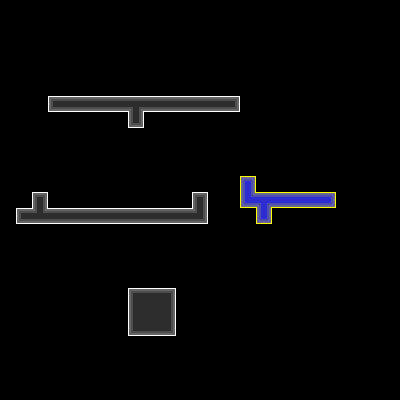

This game map was drawn from its Tiled (.tmx) file and the tilesets committed beside it. A one-line description and the full map source follow:
An orthogonal 25x25 tile map with 16x16 px tiles, 1 tile layer (Ground), 3 tilesets and 3 objects (2x EnemyEntity, PlayerEntity).

<map version="1.2" tiledversion="1.2.4" orientation="orthogonal" renderorder="right-down" width="25" height="25" tilewidth="16" tileheight="16" infinite="0" nextlayerid="6" nextobjectid="10">
 <tileset firstgid="1" source="WallTilesetSprite.tsx" />
 <tileset firstgid="49" source="Entities.tsx" />
 <tileset firstgid="51" source="WallTileset2Sprite.tsx" />
 <layer id="2" name="Ground" width="25" height="25">
  <data encoding="csv">
0,0,0,0,0,0,0,0,0,0,0,0,0,0,0,0,0,0,0,0,0,0,0,0,0,
0,0,0,0,0,0,0,0,0,0,0,0,0,0,0,0,0,0,0,0,0,0,0,0,0,
0,0,0,0,0,0,0,0,0,0,0,0,0,0,0,0,0,0,0,0,0,0,0,0,0,
0,0,0,0,0,0,0,0,0,0,0,0,0,0,0,0,0,0,0,0,0,0,0,0,0,
0,0,0,0,0,0,0,0,0,0,0,0,0,0,0,0,0,0,0,0,0,0,0,0,0,
0,0,0,0,0,0,0,0,0,0,0,0,0,0,0,0,0,0,0,0,0,0,0,0,0,
0,0,0,2,47,47,47,47,14,47,47,47,47,47,4,0,0,0,0,0,0,0,0,0,0,
0,0,0,0,0,0,0,0,1,0,0,0,0,0,0,0,0,0,0,0,0,0,0,0,0,
0,0,0,0,0,0,0,0,0,0,0,0,0,0,0,0,0,0,0,0,0,0,0,0,0,
0,0,0,0,0,0,0,0,0,0,0,0,0,0,0,0,0,0,0,0,0,0,0,0,0,
0,0,0,0,0,0,0,0,0,0,0,0,0,0,0,0,0,0,0,0,0,0,0,0,0,
0,0,0,0,0,0,0,0,0,0,0,0,0,0,0,53,0,0,0,0,0,0,0,0,0,
0,0,3,0,0,0,0,0,0,0,0,0,3,0,0,55,64,97,97,97,54,0,0,0,0,
0,2,16,47,47,47,47,47,47,47,47,47,8,0,0,0,51,0,0,0,0,0,0,0,0,
0,0,0,0,0,0,0,0,0,0,0,0,0,0,0,0,0,0,0,0,0,0,0,0,0,
0,0,0,0,0,0,0,0,0,0,0,0,0,0,0,0,0,0,0,0,0,0,0,0,0,
0,0,0,0,0,0,0,0,0,0,0,0,0,0,0,0,0,0,0,0,0,0,0,0,0,
0,0,0,0,0,0,0,0,0,0,0,0,0,0,0,0,0,0,0,0,0,0,0,0,0,
0,0,0,0,0,0,0,0,10,22,11,0,0,0,0,0,0,0,0,0,0,0,0,0,0,
0,0,0,0,0,0,0,0,19,44,25,0,0,0,0,0,0,0,0,0,0,0,0,0,0,
0,0,0,0,0,0,0,0,9,28,12,0,0,0,0,0,0,0,0,0,0,0,0,0,0,
0,0,0,0,0,0,0,0,0,0,0,0,0,0,0,0,0,0,0,0,0,0,0,0,0,
0,0,0,0,0,0,0,0,0,0,0,0,0,0,0,0,0,0,0,0,0,0,0,0,0,
0,0,0,0,0,0,0,0,0,0,0,0,0,0,0,0,0,0,0,0,0,0,0,0,0,
0,0,0,0,0,0,0,0,0,0,0,0,0,0,0,0,0,0,0,0,0,0,0,0,0
</data>
 </layer>
 <objectgroup id="3" name="Object Layer 1">
  <object id="6" type="PlayerEntity" gid="50" x="64" y="208" width="16" height="32" />
  <object id="7" type="EnemyEntity" gid="49" x="176" y="208" width="16" height="16" />
  <object id="8" type="EnemyEntity" gid="49" x="288" y="192" width="16" height="16" />
 </objectgroup>
</map>
